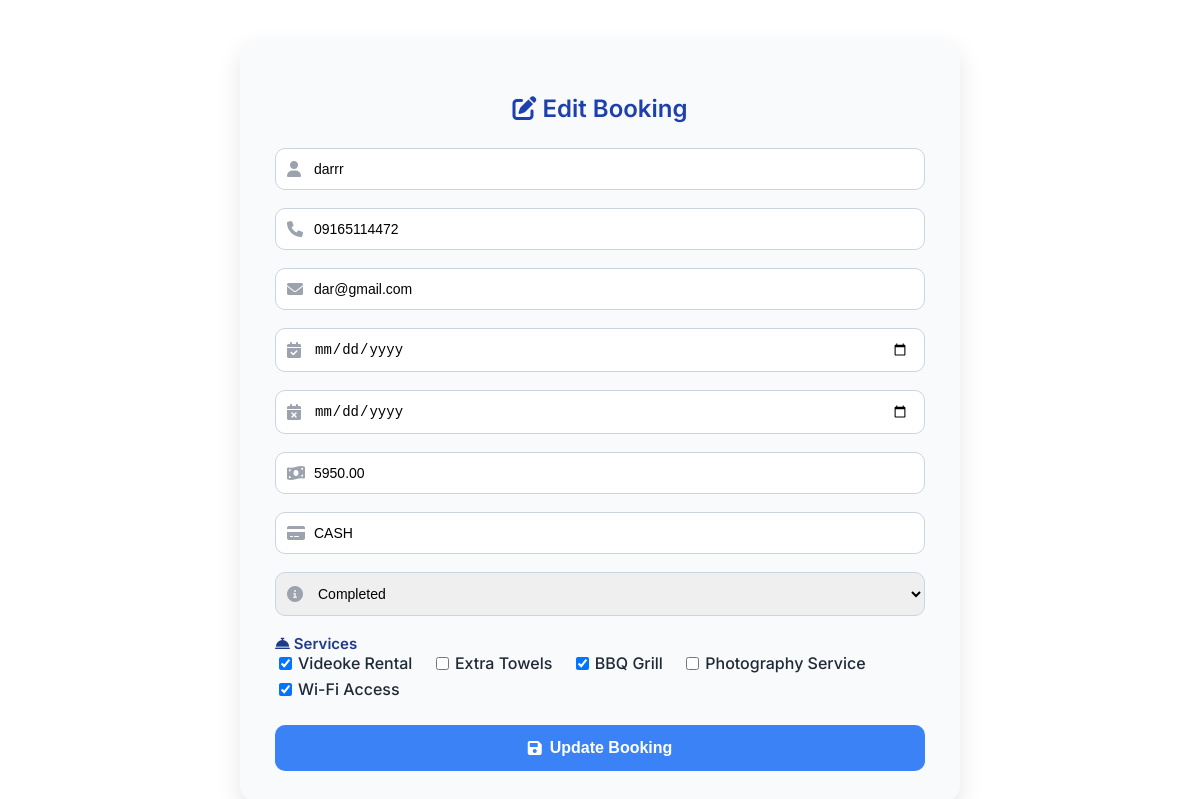
Page /dashboard/booking/edit/22/ on the committed database.
### adminApp/models.py (models this page shows, shortened)
class Booking(models.Model):
    STATUS_CHOICES = [
        ('PENDING', 'Pending'),
        ('CHECKED_IN', 'Checked-In'),
        ('COMPLETED', 'Completed'),
        ('CANCELLED', 'Cancelled'),
        ('NO_SHOW', 'No-Show'),
    ]
    PAYMENT_METHODS = [
        ('CASH', 'Cash'),
        ('GCASH', 'GCash'),
        ('BANK', 'Bank Transfer'),
    ]
    services = models.ManyToManyField('Services', blank=True)
    fullname = models.CharField(max_length=100)
    contact = models.CharField(max_length=50)
    email = models.EmailField()
    checkIn_date = models.DateField()
    checkOut_date = models.DateField()
    number_of_guests = models.IntegerField()
    total_price = models.DecimalField(max_digits=10, decimal_places=2)
    payment_method = models.CharField(max_length=20, choices=PAYMENT_METHODS, default='CASH')
    status = models.CharField(max_length=20, choices=STATUS_CHOICES, default='PENDING')
    created_at = models.DateTimeField(auto_now_add=True)

class Services(models.Model):
    service_name = models.CharField(max_length=50)
    service_description = models.TextField(max_length=200)
    service_price = models.DecimalField(max_digits=10, decimal_places=2)

### adminApp/views.py (the view, shortened to what this page needs)
# urls.py: path('booking/edit/<int:id>/', views.edit_booking, name='edit_booking'),
def edit_booking(request, id):
    booking = get_object_or_404(Booking, id=id)
    services = Services.objects.all()
    return render(request, 'admin_html/edit_booking.html', {
        'booking': booking,
        'services': services
    })

### adminApp/templates/admin_html/edit_booking.html (shortened to what this page needs)
<link rel="stylesheet" href="https://cdnjs.cloudflare.com/ajax/libs/font-awesome/6.0.0/css/all.min.css">
<form method="POST">
    <h3><i class="fas fa-edit"></i> Edit Booking</h3>
    <div class="input-group">
        <i class="fas fa-user"></i>
        <input type="text" name="fullname" value="{{ booking.fullname }}" placeholder="Full Name" required>
    </div>
    <div class="input-group">
        <i class="fas fa-phone"></i>
        <input type="text" name="contact" value="{{ booking.contact }}" placeholder="Contact Number" required>
    </div>
    <div class="input-group">
        <i class="fas fa-envelope"></i>
        <input type="email" name="email" value="{{ booking.email }}" placeholder="Email" required>
    </div>
    <div class="input-group">
        <i class="fas fa-calendar-check"></i>
        <input type="date" name="checkIn_date" value="{{ booking.checkIn_date }}" required>
    </div>
    <div class="input-group">
        <i class="fas fa-calendar-times"></i>
        <input type="date" name="checkOut_date" value="{{ booking.checkOut_date }}" required>
    </div>
    <div class="input-group">
        <i class="fas fa-money-bill-wave"></i>
        <input type="number" name="total_price" value="{{ booking.total_price }}" step="0.01" placeholder="Total Price" required>
    </div>
    <div class="input-group">
        <i class="fas fa-credit-card"></i>
        <input type="text" name="payment_method" value="{{ booking.payment_method }}" placeholder="Payment Method" required>
    </div>
    <div class="input-group">
        <i class="fas fa-info-circle"></i>
        <select name="status" required>
            <option value="Completed" {% if booking.status == 'Completed' %}selected{% endif %}>Completed</option>
        </select>
    </div>
    <div class="checkbox-group">
        <span class="section-title"><i class="fas fa-concierge-bell"></i> Services</span><br>
        {% for service in services %}
            <label>
                <input type="checkbox" name="services" value="{{ service.id }}"
                    {% if service in booking.services.all %}checked{% endif %}>
                {{ service.service_name }}
            </label>
        {% endfor %}
    </div>
    <button type="submit"><i class="fas fa-save"></i> Update Booking</button>
</form>

### adminApp/templates/admin_html/edit_booking.html (style rules this page uses)
form { max-width: 650px; margin: 40px auto; padding: 30px 35px; background-color: #f8fafc; border-radius: 15px; box-shadow: 0 10px 25px rgba(0,0,0,0.1); font-family: 'Inter', sans-serif; }
form h3 { text-align: center; font-size: 24px; font-weight: 600; color: #1e40af; margin-bottom: 25px; }
.input-group { position: relative; margin-bottom: 18px; }
.input-group i { position: absolute; top: 50%; left: 12px; transform: translateY(-50%); color: #9ca3af; }
.input-group input, .input-group select, .input-group textarea { width: 100%; padding: 12px 15px 12px 38px; border: 1px solid #cbd5e1; border-radius: 10px; font-size: 14px; transition: all 0.3s ease; }
.checkbox-group { margin-bottom: 20px; }
.checkbox-group label { display: inline-flex; align-items: center; margin-right: 15px; font-weight: 500; color: #1f2937; cursor: pointer; }
.checkbox-group input[type="checkbox"] { margin-right: 6px; }
button[type="submit"] { display: flex; align-items: center; justify-content: center; gap: 8px; width: 100%; padding: 14px; background-color: #3b82f6; color: white; font-size: 16px; font-weight: 600; border: none; border-radius: 10px; cursor: pointer; transition: all 0.3s ease; }
label { display: block; margin-bottom: 6px; font-weight: 500; color: #1f2937; }
.section-title { font-weight: 600; margin: 15px 0 8px; font-size: 15px; color: #1e3a8a; }

### rows in the picture
Booking: fullname "darrr", contact "09165114472", email "dar@gmail.com", total_price "5950.00", payment_method "CASH", status "Completed"
Services: services "☑", service_name "Videoke Rental"
Services: service_name "Extra Towels"
Services: services "☑", service_name "BBQ Grill"
Services: service_name "Photography Service"
Services: services "☑", service_name "Wi-Fi Access"
